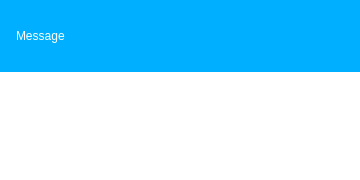
<?xml version="1.0" encoding="UTF-8"?>
<ui version="4.0">
    <class>MessageAlert</class>
    <widget class="QWidget" name="MessageAlert">
        <property name="geometry">
            <rect>
                <x>0</x>
                <y>0</y>
                <width>360</width>
                <height>180</height>
            </rect>
        </property>
        <property name="sizePolicy">
            <sizepolicy hsizetype="Fixed" vsizetype="Fixed">
                <horstretch>0</horstretch>
                <verstretch>0</verstretch>
            </sizepolicy>
        </property>
        <property name="minimumSize">
            <size>
                <width>360</width>
                <height>180</height>
            </size>
        </property>
        <property name="maximumSize">
            <size>
                <width>360</width>
                <height>180</height>
            </size>
        </property>
        <property name="windowTitle">
            <string>Alarm</string>
        </property>
        <property name="styleSheet">
            <string notr="true">background-color: white;</string>
        </property>
        <widget class="QLabel" name="message">
            <property name="geometry">
                <rect>
                    <x>16</x>
                    <y>86</y>
                    <width>328</width>
                    <height>78</height>
                </rect>
            </property>
            <property name="sizePolicy">
                <sizepolicy hsizetype="Fixed" vsizetype="Fixed">
                    <horstretch>0</horstretch>
                    <verstretch>0</verstretch>
                </sizepolicy>
            </property>
            <property name="text">
                <string/>
            </property>
            <property name="alignment">
                <set>Qt::AlignLeading|Qt::AlignLeft|Qt::AlignVCenter</set>
            </property>
            <property name="wordWrap">
                <bool>true</bool>
            </property>
        </widget>
        <widget class="QPushButton" name="ok">
            <property name="geometry">
                <rect>
                    <x>304</x>
                    <y>16</y>
                    <width>40</width>
                    <height>40</height>
                </rect>
            </property>
            <property name="styleSheet">
                <string notr="true">border-radius: 4px;
                    background-color: #00afff;
                </string>
            </property>
            <property name="text">
                <string/>
            </property>
        </widget>
        <widget class="QLabel" name="label">
            <property name="geometry">
                <rect>
                    <x>0</x>
                    <y>0</y>
                    <width>360</width>
                    <height>72</height>
                </rect>
            </property>
            <property name="styleSheet">
                <string notr="true">background-color: #00afff;
                    color: white;
                </string>
            </property>
            <property name="text">
                <string/>
            </property>
            <property name="alignment">
                <set>Qt::AlignCenter</set>
            </property>
        </widget>
        <widget class="QLabel" name="title">
            <property name="geometry">
                <rect>
                    <x>16</x>
                    <y>25</y>
                    <width>121</width>
                    <height>22</height>
                </rect>
            </property>
            <property name="styleSheet">
                <string notr="true">color: white; background-color: #00afff;</string>
            </property>
            <property name="text">
                <string>Message</string>
            </property>
            <property name="alignment">
                <set>Qt::AlignLeading|Qt::AlignLeft|Qt::AlignVCenter</set>
            </property>
        </widget>
        <zorder>message</zorder>
        <zorder>label</zorder>
        <zorder>ok</zorder>
        <zorder>title</zorder>
    </widget>
    <resources/>
    <connections/>
</ui>
